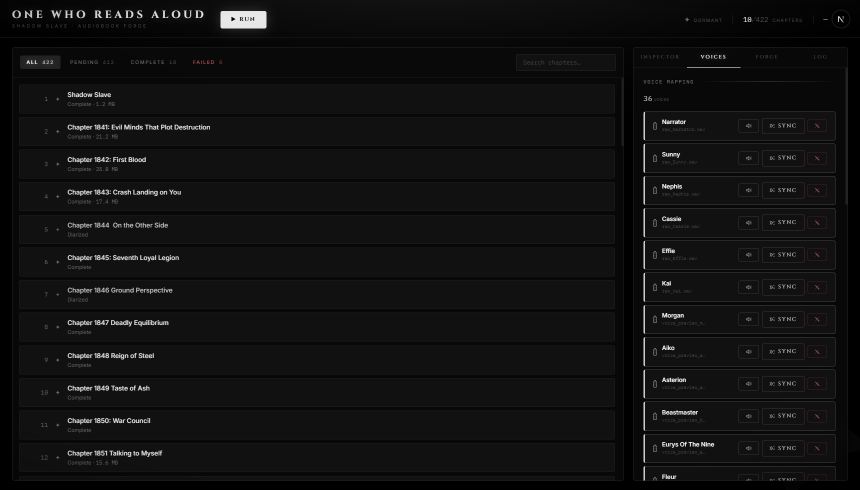
#> input picture docs/screenshots/command-deck.png, 1720 x 980 px (shown at 1/2 size)
$ python make_demo_gif.py
#> lines starting #> are read from the running program, lines starting #| are printed output that depends on the picture
"""
Generate docs/screenshots/demo.gif from the three existing UI screenshots.
Each slide is wrapped in a macOS-style browser chrome and placed on a dark
canvas with a soft drop-shadow for a polished product-shot look.

Usage:  python scripts/make_demo_gif.py
"""

from pathlib import Path
from PIL import Image, ImageDraw, ImageFont, ImageFilter

ROOT = Path(__file__).resolve().parent.parent
OUT  = ROOT / "docs" / "screenshots" / "demo.gif"

# ── Dimensions & timing ───────────────────────────────────────────────────────
CONTENT_W       = 860   # max screenshot width inside chrome
MAX_CONTENT_H   = 620   # all slides are capped/padded to this height
CHROME_H        = 40    # browser title-bar height
CANVAS_PAD      = 28    # padding around chrome frame (gives room for shadow)
HOLD_MS         = 2800  # ms to hold each slide
FADE_STEPS      = 10    # cross-fade frames between slides
FADE_MS         = 55    # ms per fade frame
PALETTE         = 192   # GIF colour depth (max 256)

# ── Colours ───────────────────────────────────────────────────────────────────
BG_COLOR    = (10, 10, 10)
CHROME_BG   = (24, 24, 24)
SEPARATOR   = (44, 44, 44)
DOT_RED     = (255,  96,  92)
DOT_YELLOW  = (255, 189,  68)
DOT_GREEN   = ( 40, 201,  64)
URL_BG      = (42, 42, 42)
URL_FG      = (150, 150, 150)
LABEL_BG    = (12, 12, 12, 215)
LABEL_FG    = (215, 215, 215, 255)

SLIDES = [
    # (path,  caption,  crop_fractions or None)
    # crop_fractions: (left, top, right, bottom) as fraction of original dims
    (
        "docs/screenshots/command-deck.png",
        "Command Deck — configure & launch",
        None,
    ),
    (
        "docs/screenshots/live-run.png",
        "Live run — chapter progress over SSE",
        # Screenshot is 1720×980 — same as the others.  No crop needed.
        None,
    ),
    (
        "docs/screenshots/live-inspector-seeded.png",
        "Inspector — per-line speaker & emotion",
        # Raw app screenshot — no chrome to trim.  load_slide auto-scales and
        # crops to MAX_CONTENT_H, showing header + tabs + inspector content.
        None,
    ),
]


# ── Helpers ───────────────────────────────────────────────────────────────────

def load_slide(path: str, crop: tuple | None) -> Image.Image:
    """Load, crop, fit width, then normalise to CONTENT_W × MAX_CONTENT_H."""
#> called with path = 'docs/screenshots/command-deck.png'
    img = Image.open(ROOT / path).convert("RGB")
#> img is the input picture: PIL image 1720x980 RGB; mean R, G, B 17.2, 17.2, 17.2
    if crop:
        w, h = img.size
        box  = (int(crop[0]*w), int(crop[1]*h), int(crop[2]*w), int(crop[3]*h))
        img  = img.crop(box)

    iw, ih = img.size
    if iw > CONTENT_W:
        img = img.resize((CONTENT_W, int(ih * CONTENT_W / iw)), Image.LANCZOS)
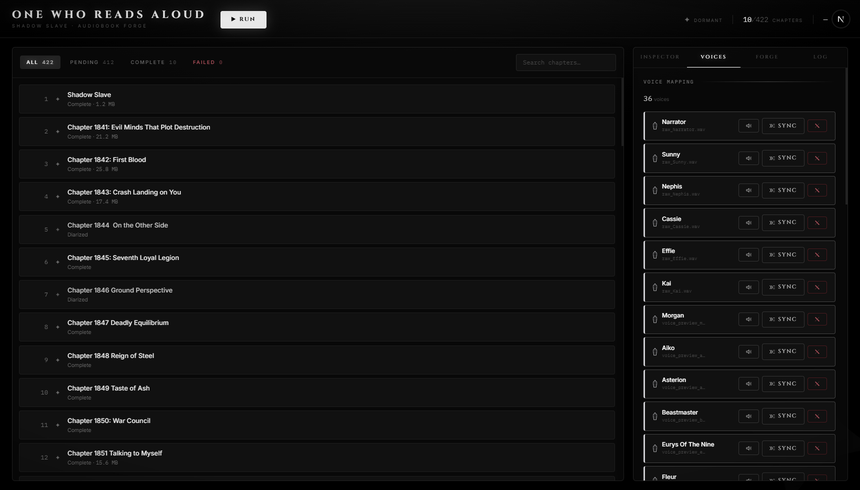
#> img: PIL image 860x490 RGB; mean R, G, B 17.2, 17.2, 17.2

    # Centre-pad narrower screenshots horizontally
    if img.width < CONTENT_W:
        pad = Image.new("RGB", (CONTENT_W, img.height), CHROME_BG)
        pad.paste(img, ((CONTENT_W - img.width) // 2, 0))
        img = pad

    cw, ch = img.size
    if ch > MAX_CONTENT_H:
        # Crop — always show from the top (header + content visible)
        img = img.crop((0, 0, cw, MAX_CONTENT_H))
    elif ch < MAX_CONTENT_H:
        # Pad bottom with app background (dark — blends naturally)
        pad = Image.new("RGB", (cw, MAX_CONTENT_H), BG_COLOR)
#> pad: PIL image 860x620 RGB; every value is 10
        pad.paste(img, (0, 0))
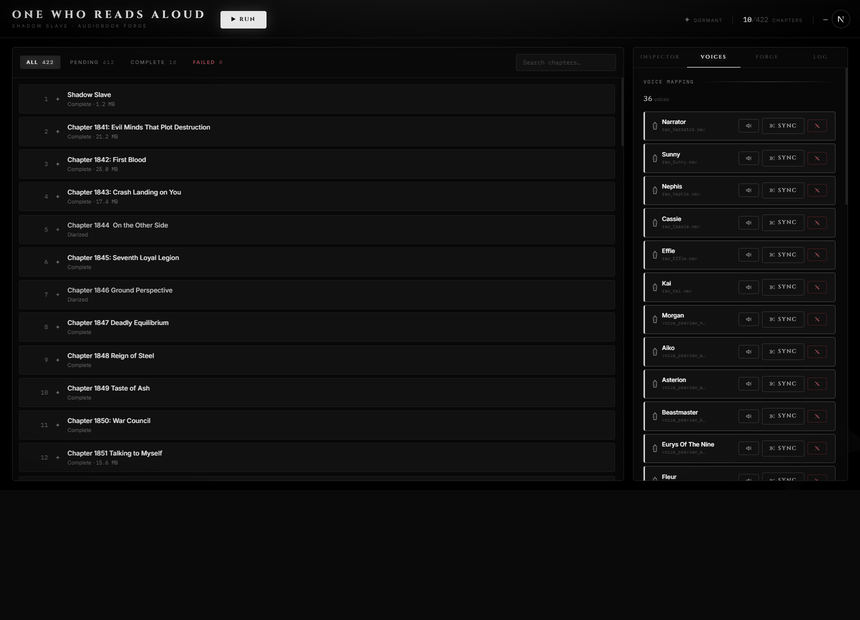
#> pad: PIL image 860x620 RGB; mean R, G, B 15.7, 15.7, 15.7
        img = pad

    return img  # guaranteed CONTENT_W × MAX_CONTENT_H


def _font(size: int) -> ImageFont.FreeTypeFont | ImageFont.ImageFont:
    for name in ("arial.ttf", "DejaVuSans.ttf", "LiberationSans-Regular.ttf"):
        try:
            return ImageFont.truetype(name, size)
        except OSError:
            continue
    return ImageFont.load_default()


def add_chrome(content: Image.Image) -> Image.Image:
    """Wrap content with a dark macOS-style browser title bar."""
    cw, ch = content.size
    frame  = Image.new("RGB", (cw, CHROME_H + ch), CHROME_BG)
#> frame: PIL image 860x660 RGB; every value is 24
    draw   = ImageDraw.Draw(frame)

    # Traffic-light dots
    dot_y = CHROME_H // 2
    for i, col in enumerate([DOT_RED, DOT_YELLOW, DOT_GREEN]):
        cx = 16 + i * 20
        draw.ellipse([cx-6, dot_y-6, cx+6, dot_y+6], fill=col)

    # URL bar
    bar_x1, bar_y1 = 72, 7
    bar_x2, bar_y2 = cw - 14, CHROME_H - 7
    draw.rounded_rectangle([bar_x1, bar_y1, bar_x2, bar_y2], radius=5, fill=URL_BG)

    font = _font(11)
    url  = "localhost:3000"
    bbox = draw.textbbox((0, 0), url, font=font)
#> bbox = (0, 2, 81, 11)
    tw, th = bbox[2]-bbox[0], bbox[3]-bbox[1]
#> tw = 81; th = 9
    tx = bar_x1 + (bar_x2 - bar_x1 - tw) // 2
#> tx = 418
    ty = bar_y1 + (bar_y2 - bar_y1 - th) // 2
#> ty = 15
    draw.text((tx, ty), url, font=font, fill=URL_FG)

    draw.line([(0, CHROME_H-1), (cw, CHROME_H-1)], fill=SEPARATOR)
    frame.paste(content, (0, CHROME_H))
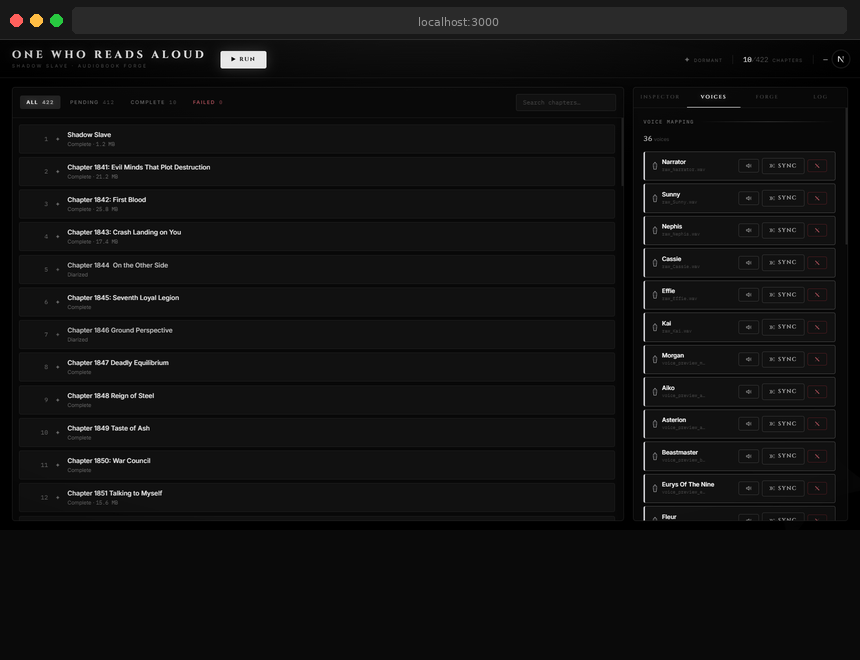
#> frame: PIL image 860x660 RGB; mean R, G, B 17.1, 17, 17
    return frame


def add_label(img: Image.Image, text: str) -> Image.Image:
#> called with text = 'Command Deck — configure & launch'
    out  = img.copy().convert("RGBA")
    draw = ImageDraw.Draw(out)
    font = _font(13)
    pad  = 10

    bbox = draw.textbbox((0, 0), text, font=font)
#> bbox = (0, 2, 248, 16)
    tw, th = bbox[2]-bbox[0], bbox[3]-bbox[1]
#> tw = 248; th = 14
    rx, ry = pad, out.height - th - pad * 3
#> rx = 10; ry = 616
    rw, rh = tw + pad*2, th + pad*2
#> rw = 268; rh = 34

    ov = Image.new("RGBA", out.size, (0, 0, 0, 0))
#> ov: PIL image 860x660 RGBA; every value is 0
    od = ImageDraw.Draw(ov)
    od.rounded_rectangle([rx, ry, rx+rw, ry+rh], radius=5, fill=LABEL_BG)
    od.text((rx+pad, ry+pad), text, font=font, fill=LABEL_FG)
    return Image.alpha_composite(out, ov)


def on_canvas(frame: Image.Image) -> Image.Image:
    """Place chrome'd frame on dark canvas with a soft drop-shadow."""
    fw, fh = frame.size
    cw = fw + CANVAS_PAD * 2
    ch = fh + CANVAS_PAD * 2

    shadow = Image.new("RGBA", (cw, ch), (0, 0, 0, 0))
#> shadow: PIL image 916x716 RGBA; every value is 0
    sd = ImageDraw.Draw(shadow)
    sd.rectangle(
        [CANVAS_PAD+5, CANVAS_PAD+8, CANVAS_PAD+fw+5, CANVAS_PAD+fh+8],
        fill=(0, 0, 0, 170),
    )
    shadow = shadow.filter(ImageFilter.GaussianBlur(radius=12))
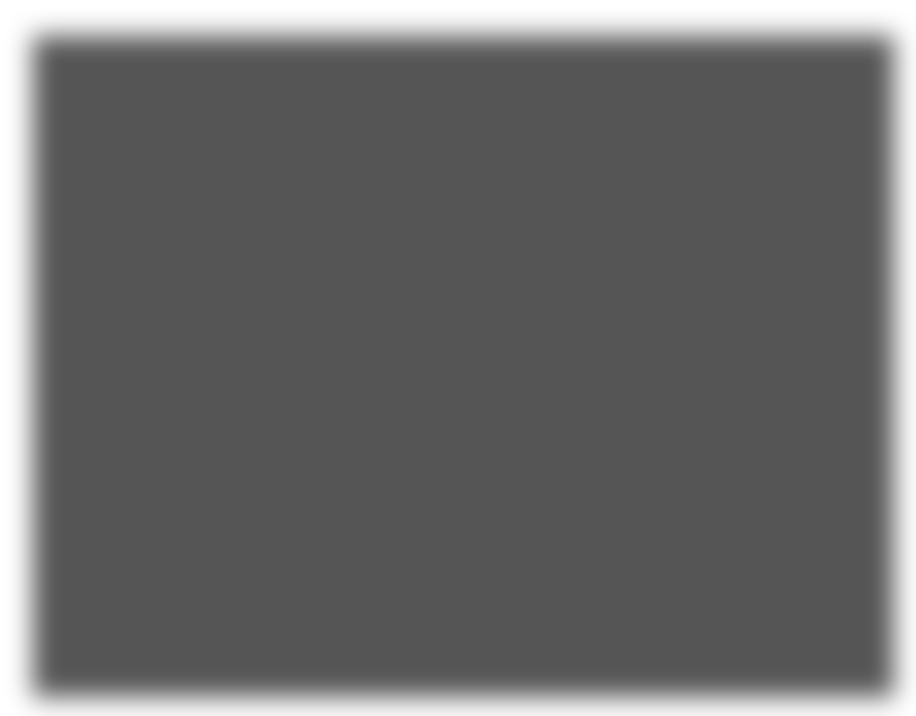
#> shadow: PIL image 916x716 RGBA; mean R, G, B, A 0, 0, 0, 147.5; transparent parts drawn white

    canvas = Image.new("RGBA", (cw, ch), (*BG_COLOR, 255))
    canvas = Image.alpha_composite(canvas, shadow)
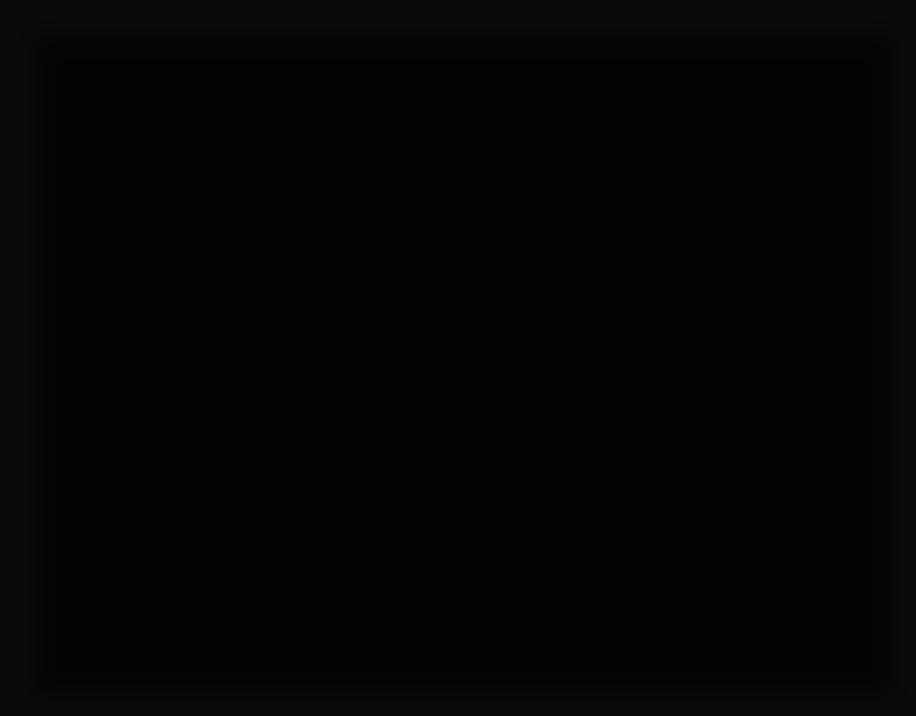
#> canvas: PIL image 916x716 RGBA; mean R, G, B, A 4, 4, 4, 255
    canvas.paste(frame.convert("RGBA"), (CANVAS_PAD, CANVAS_PAD))
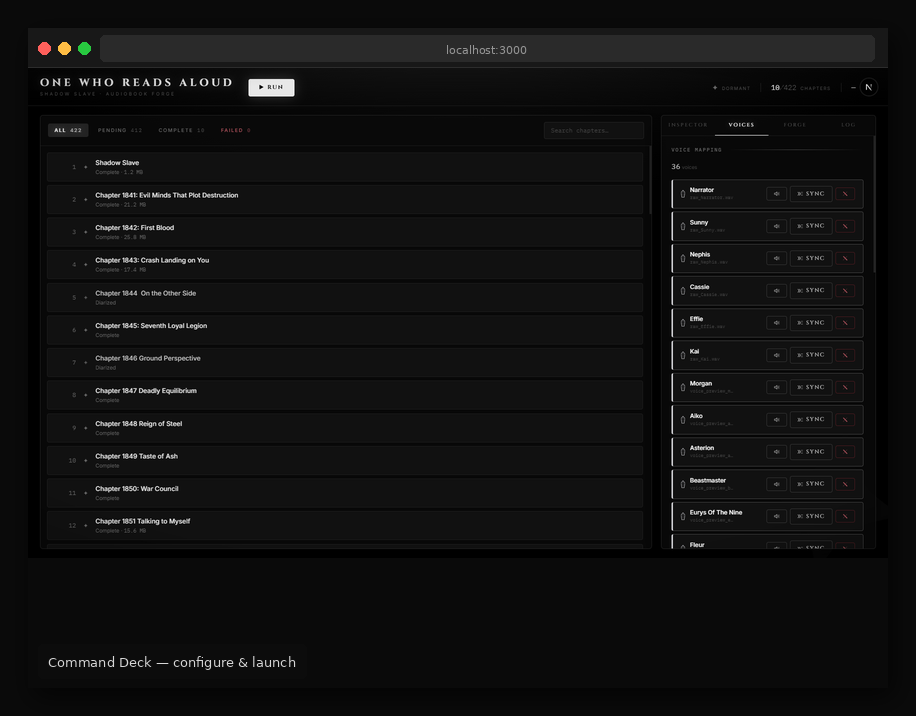
#> canvas: PIL image 916x716 RGBA; mean R, G, B, A 16.1, 16.1, 16, 255
    return canvas.convert("RGB")
#> returned value: PIL image 916x716 RGB


def make_frames() -> list[tuple[Image.Image, int]]:
    slides = []
    for path, label, crop in SLIDES:
        content  = load_slide(path, crop)
        chromed  = add_chrome(content)
        labelled = add_label(chromed.convert("RGBA"), label).convert("RGB")
        final    = on_canvas(labelled)
        slides.append(final)
        print(f"  {Path(path).name}: {final.size}")
#|   command-deck.png: (916, 716)
#> pass 2 of the loop in make_frames, `for path, label, crop in SLIDES:`:
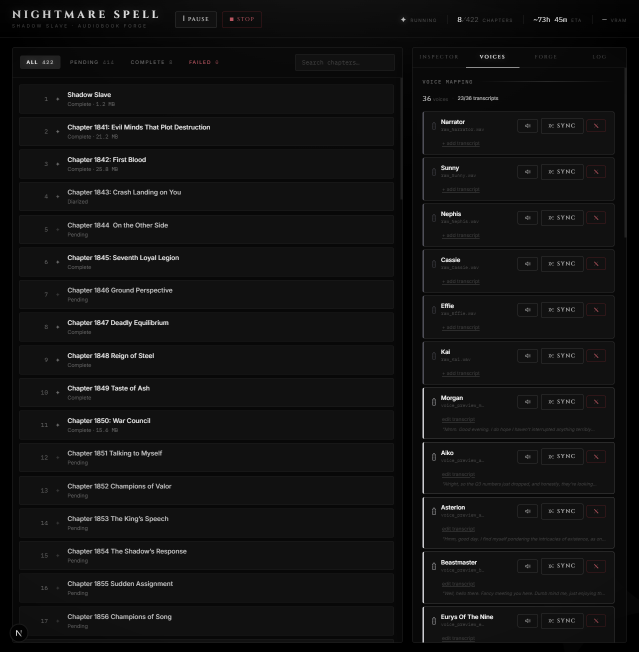
#> input picture docs/screenshots/live-run.png, 1278 x 1304 px (shown at 1/2 size)
#> in load_slide, img is the input picture: PIL image 1278x1304 RGB; mean R, G, B 17.5, 17.5, 17.5
#> in add_chrome (call 2), `frame.paste(content, (0, CHROME_H))`:
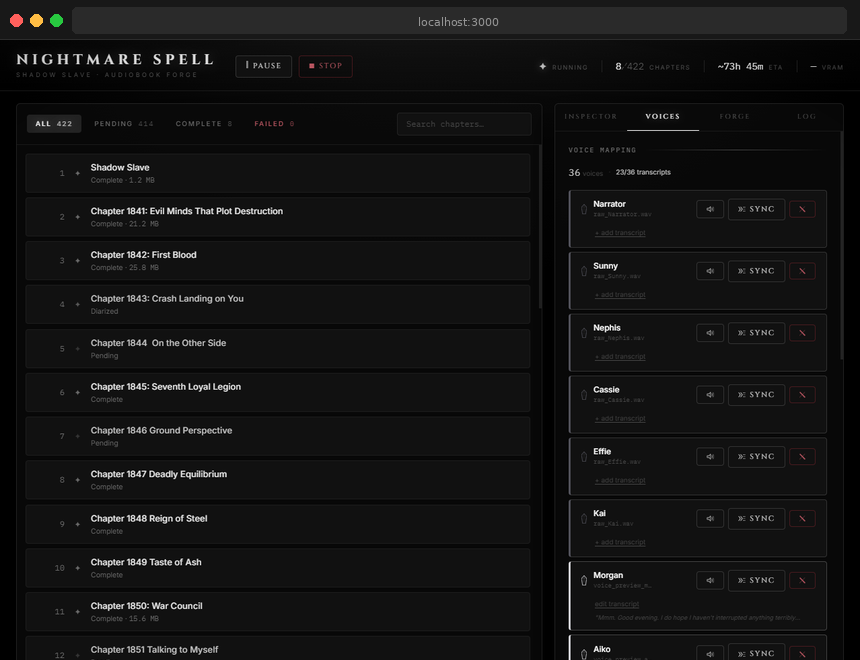
#> frame: PIL image 860x660 RGB; mean R, G, B 18.7, 18.6, 18.5
#> in on_canvas (call 2), `canvas.paste(frame.convert("RGBA"), (CANVAS_PAD, CANVAS_PAD))`:
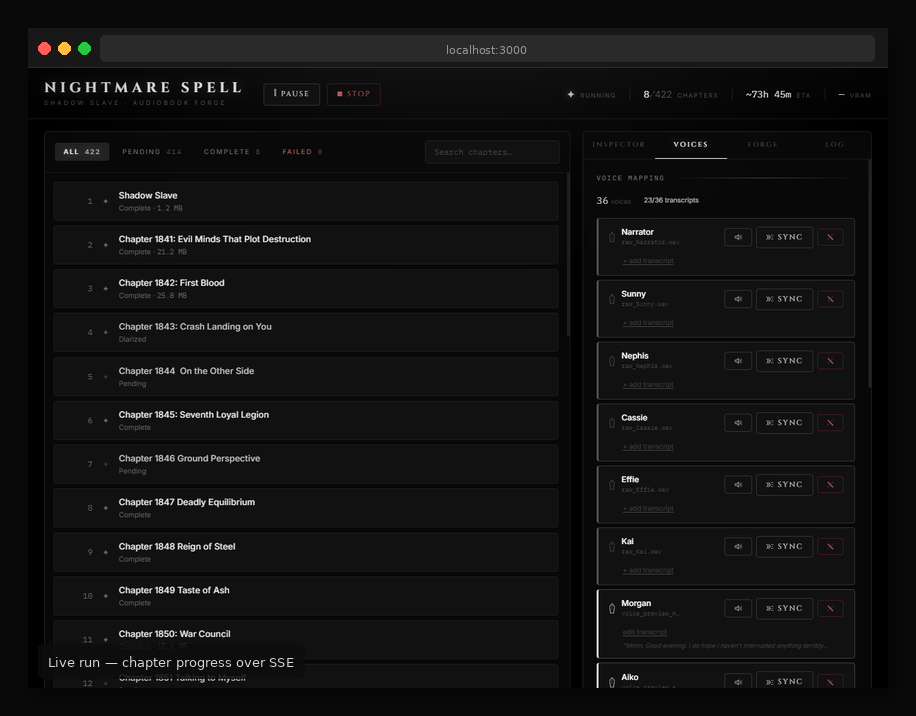
#> canvas: PIL image 916x716 RGBA; mean R, G, B, A 17.4, 17.3, 17.3, 255
#|   live-run.png: (916, 716)
#> pass 3 of the loop in make_frames, `for path, label, crop in SLIDES:`:
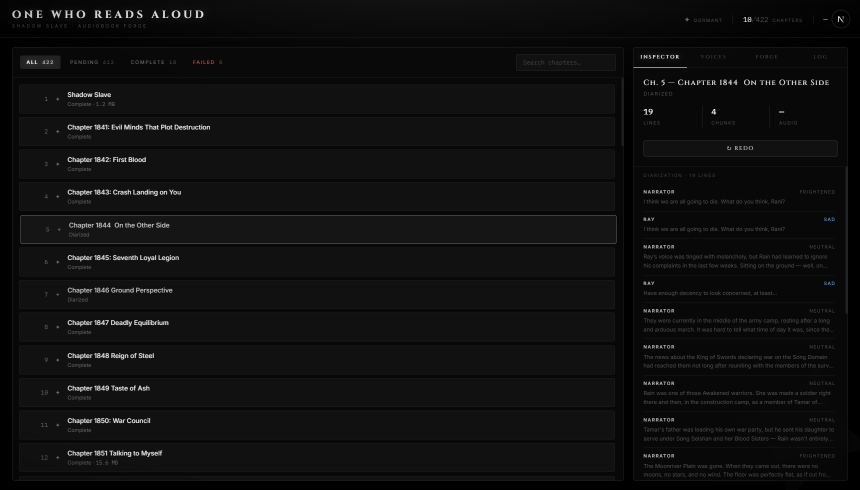
#> input picture docs/screenshots/live-inspector-seeded.png, 1720 x 980 px (shown at 1/2 size)
#> in load_slide, img is the input picture: PIL image 1720x980 RGB; mean R, G, B 15.5, 15.5, 15.5
#> in add_chrome (call 3), `frame.paste(content, (0, CHROME_H))`:
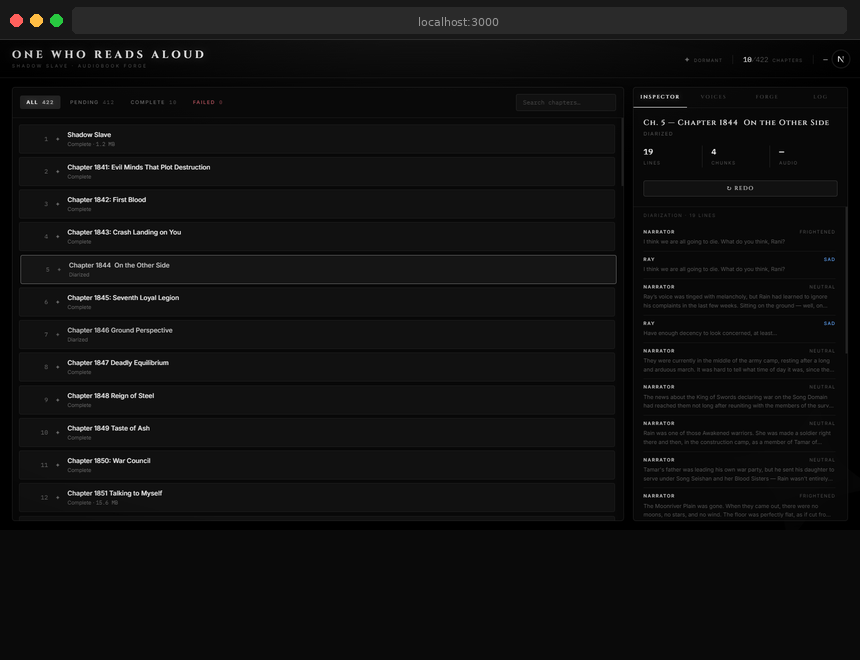
#> frame: PIL image 860x660 RGB; mean R, G, B 15.7, 15.7, 15.7
#> in on_canvas (call 3), `canvas.paste(frame.convert("RGBA"), (CANVAS_PAD, CANVAS_PAD))`:
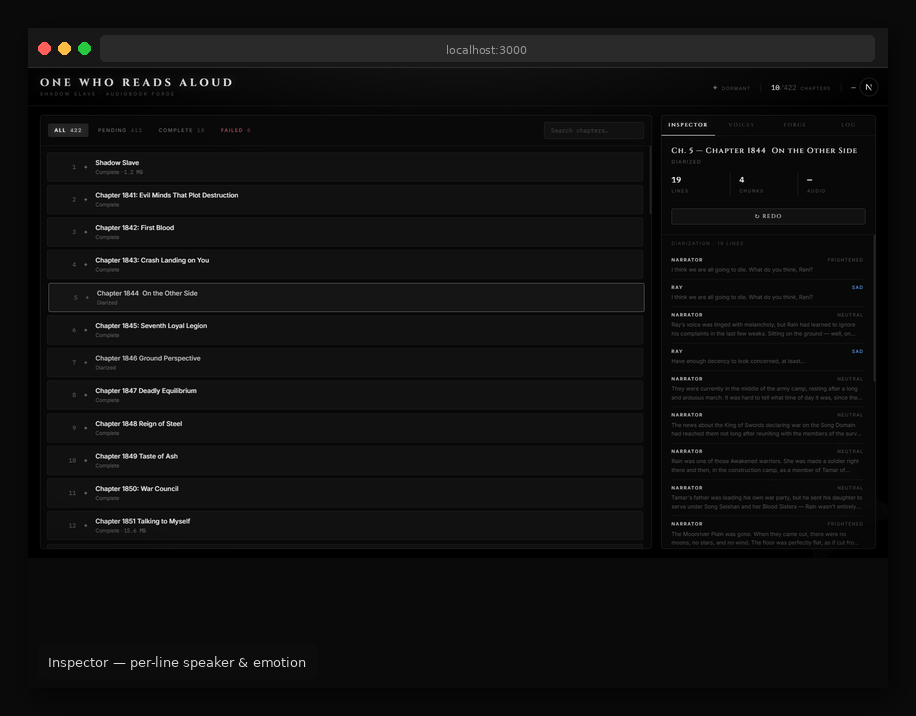
#> canvas: PIL image 916x716 RGBA; mean R, G, B, A 15, 15, 14.9, 255
#|   live-inspector-seeded.png: (916, 716)

    # All slides are now identical size — no padding step needed
    assert len({s.size for s in slides}) == 1, "slides must be the same size"

    frames: list[tuple[Image.Image, int]] = []
    for i, cur in enumerate(slides):
        nxt = slides[(i + 1) % len(slides)]
        frames.append((cur, HOLD_MS))
        for step in range(1, FADE_STEPS + 1):
            frames.append((Image.blend(cur, nxt, step / FADE_STEPS), FADE_MS))
#> this loop made 3 passes
#> after the loop, frames = 33 items

    return frames


# ── Main ──────────────────────────────────────────────────────────────────────

def main() -> None:
    print("Building demo GIF …")
    frames    = make_frames()
#> frames = 33 items
    images    = [f for f, _ in frames]
#> images = 33 items
    durations = [d for _, d in frames]
#> durations = 33 values, max 2800 at index 0, min 55 at index 1, mean 304.5

    OUT.parent.mkdir(parents=True, exist_ok=True)
    quantized = [
        img.quantize(colors=PALETTE, method=Image.Quantize.MEDIANCUT,
                     dither=Image.Dither.FLOYDSTEINBERG)
        for img in images
    ]
#> quantized = 33 items
    quantized[0].save(
        OUT,
        save_all=True,
        append_images=quantized[1:],
        duration=durations,
        loop=0,
        optimize=True,
    )
    size_kb = OUT.stat().st_size // 1024
    print(f"Saved {OUT}  ({len(images)} frames, {size_kb} KB)")
#| Saved docs/screenshots/demo.gif  (33 frames, 1111 KB)


if __name__ == "__main__":
    main()
